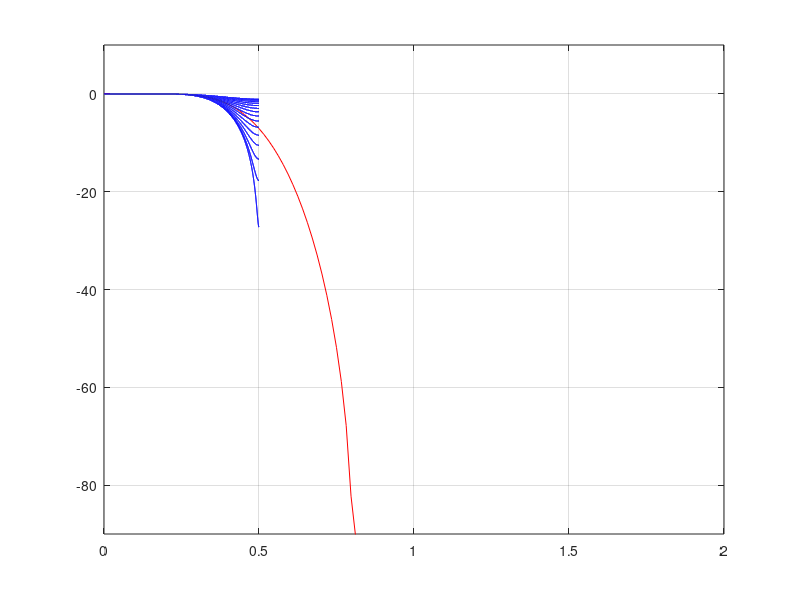
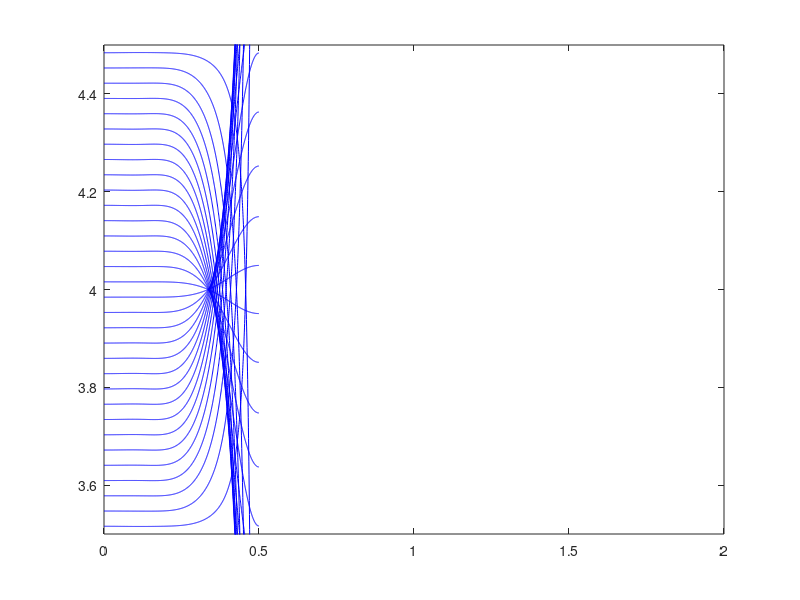

These charts were generated, in order, by the following MATLAB code:
% This generates the filter coefficients for the resampler. The resampler accepts an
% input sample rate, fi, between of 2*fo > fi > fo, where fo is the output sample rate.

ds = 9;         % ds = data spread, fir taps used for each delay
ip = 32;        % ip = interpolation points, number of delays available within a sample
taps = ds*ip;   % total taps
order = taps-1;

fi = ip;        % fi is normalized to ip;
fn = fi/2;
fc = 0.5/fn;

writeFile = 1;

%win = chebwin(taps,50);
%win = nuttallwin(taps);
win = kaiser(taps,9);
%win = blackman(taps);
%win = gausswin(taps);
%win = bohmanwin(taps);
%win = tukeywin(taps,0.7);
h = fir1(order,fc,win);

[H w] = freqz(h,1,1024,fi);
%H = H/max(abs(H));
H = H + 1e-8;

% This is the undecimated response of the interpolation filter
figure(1);
plot(w,20*log10(abs(H)),'r'),grid
axis([0 2 -90 10]);


% Build the decimated response of each filter
decimator = kron(ones(1,ds),eye(ip));
gain = h*decimator';

hold on;
for i = (ip-ip):(ip-1)
    g = downsample(h,ip,i);
    [G w] = freqz(g,1,10240,fi/ip);
    %G = G/max(abs(G));
    G = G + 1e-8;
    plot(w,20*log10(ip*abs(G)),'b');
    end
hold off;

figure(2);

g = downsample(h,ip,0);
[G w] = grpdelay(g,1,1024,fi/ip);
plot(w,G,'b');
hold on;
for i = 1:(ip-1)
    g = downsample(h,ip,i);
    [G w] = grpdelay(g,1,1024,fi/ip);
    plot(w,G,'b');
    end
hold off;
axis([0 2 (ds/2 - 1) ds/2]);




if writeFile == 1
    %dcGain = ip;
    %gainAdjust = 2^(ceil(log2(dcGain)) - log2(dcGain));
    gainAdjust = ip;

    g = h(1:ip);
    g = gainAdjust .* g;
    g = round((2^17).*g);
    fid = fopen('resamplerTap0.coe','w');
    fprintf(fid,'memory_initialization_radix=10;\n');
    fprintf(fid,'memory_initialization_vector=\n');
    fprintf(fid,'%d,\n',g(1:ip-1));
    fprintf(fid,'%d;\n',g(ip));
    fclose(fid);

    g = h(ip+1:2*ip);
    g = gainAdjust .* g;
    g = round((2^17).*g);
    fid = fopen('resamplerTap1.coe','w');
    fprintf(fid,'memory_initialization_radix=10;\n');
    fprintf(fid,'memory_initialization_vector=\n');
    fprintf(fid,'%d,\n',g(1:ip-1));
    fprintf(fid,'%d;\n',g(ip));
    fclose(fid);

    g = h(2*ip+1:3*ip);
    g = gainAdjust .* g;
    g = round((2^17).*g);
    fid = fopen('resamplerTap2.coe','w');
    fprintf(fid,'memory_initialization_radix=10;\n');
    fprintf(fid,'memory_initialization_vector=\n');
    fprintf(fid,'%d,\n',g(1:ip-1));
    fprintf(fid,'%d;\n',g(ip));
    fclose(fid);

    g = h(3*ip+1:4*ip);
    g = gainAdjust .* g;
    g = round((2^17).*g);
    fid = fopen('resamplerTap3.coe','w');
    fprintf(fid,'memory_initialization_radix=10;\n');
    fprintf(fid,'memory_initialization_vector=\n');
    fprintf(fid,'%d,\n',g(1:ip-1));
    fprintf(fid,'%d;\n',g(ip));
    fclose(fid);

    g = h(4*ip+1:5*ip);
    g = gainAdjust .* g;
    g = round((2^17).*g);
    fid = fopen('resamplerTap4.coe','w');
    fprintf(fid,'memory_initialization_radix=10;\n');
    fprintf(fid,'memory_initialization_vector=\n');
    fprintf(fid,'%d,\n',g(1:ip-1));
    fprintf(fid,'%d;\n',g(ip));
    fclose(fid);

    g = h(5*ip+1:6*ip);
    g = gainAdjust .* g;
    g = round((2^17).*g);
    fid = fopen('resamplerTap5.coe','w');
    fprintf(fid,'memory_initialization_radix=10;\n');
    fprintf(fid,'memory_initialization_vector=\n');
    fprintf(fid,'%d,\n',g(1:ip-1));
    fprintf(fid,'%d;\n',g(ip));
    fclose(fid);

    g = h(6*ip+1:7*ip);
    g = gainAdjust .* g;
    g = round((2^17).*g);
    fid = fopen('resamplerTap6.coe','w');
    fprintf(fid,'memory_initialization_radix=10;\n');
    fprintf(fid,'memory_initialization_vector=\n');
    fprintf(fid,'%d,\n',g(1:ip-1));
    fprintf(fid,'%d;\n',g(ip));
    fclose(fid);

    g = h(7*ip+1:8*ip);
    g = gainAdjust .* g;
    g = round((2^17).*g);
    fid = fopen('resamplerTap7.coe','w');
    fprintf(fid,'memory_initialization_radix=10;\n');
    fprintf(fid,'memory_initialization_vector=\n');
    fprintf(fid,'%d,\n',g(1:ip-1));
    fprintf(fid,'%d;\n',g(ip));
    fclose(fid);

    g = h(8*ip+1:9*ip);
    g = gainAdjust .* g;
    g = round((2^17).*g);
    fid = fopen('resamplerTap8.coe','w');
    fprintf(fid,'memory_initialization_radix=10;\n');
    fprintf(fid,'memory_initialization_vector=\n');
    fprintf(fid,'%d,\n',g(1:ip-1));
    fprintf(fid,'%d;\n',g(ip));
    fclose(fid);

    end

